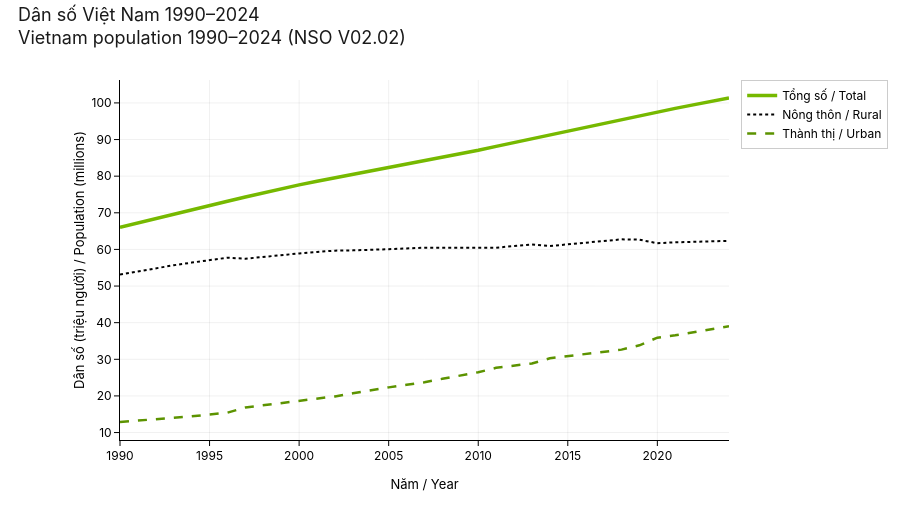

Write notebook code for a chart like this one.
### Markdown cell above
## §3 — V02: Population & Labour (63 tables / 48,203 cells)

The single most important database for the persona generator: nearly
every persona dimension (`region`, `urbanicity`, `age_group`, `sex`,
`education_level`, `employment_status`, `occupation`, `industry_sector`)
draws its CPD from a V02 matrix. 7 figures, walking through:
demographics → labour force → unemployment.

### Code cell
'''Figure 08 — Vietnam population 1990–2024, total / urban / rural (V02.02).'''
df = load_table('V02.02')
df = df[df['Cách tính'] == 'Tổng số (Nghìn người)'].dropna(subset=['year'])
piv = df.pivot_table(index='year', columns='Phân tổ', values='value', aggfunc='first')
piv = piv[['Tổng số', 'Thành thị', 'Nông thôn']] / 1000

fig08 = go.Figure()
fig08.add_trace(go.Scatter(x=piv.index, y=piv['Tổng số'], mode='lines',
                            name=tr('Tổng số'),
                            line=dict(color=NV_GREEN, width=3.5)))
fig08.add_trace(go.Scatter(x=piv.index, y=piv['Nông thôn'], mode='lines',
                            name=tr('Nông thôn'),
                            line=dict(color=NV_BLACK, width=2, dash='dot')))
fig08.add_trace(go.Scatter(x=piv.index, y=piv['Thành thị'], mode='lines',
                            name=tr('Thành thị'),
                            line=dict(color=NV_GREEN_DARK, width=2.5, dash='dash')))
fig08.update_layout(
    title=vi_en('Dân số Việt Nam 1990–2024',
                 'Vietnam population 1990–2024') + ' (NSO V02.02)',
    xaxis_title=vi_en('Năm', 'Year'),
    yaxis_title=vi_en('Dân số (triệu người)', 'Population (millions)'),
    height=520,
)
apply_nvidia_style(fig08)
save_figure(fig08, '08_population_timeseries', width=1100, height=520)
fig08.show()

print(f"  Total: {piv['Tổng số'].iloc[0]:.1f}M ({piv.index.min()}) → "
       f"{piv['Tổng số'].iloc[-1]:.1f}M ({piv.index.max()}) "
       f"= +{(piv['Tổng số'].iloc[-1]/piv['Tổng số'].iloc[0]-1)*100:.1f}%")

### Figure 1 — Plotly figure (JSON) as saved in the notebook; plotly's stock layout.template omitted (floating-point values rounded to 4 significant figures)
{"data": [{"line": {"color": "#76B900", "width": 3.5}, "mode": "lines", "name": "Tổng số / Total", "type": "scatter", "x": [1990, 1991, 1992, 1993, 1994, 1995, 1996, 1997, 1998, 1999, 2000, 2001, 2002, 2003, 2004, 2005, 2006, 2007, 2008, 2009, 2010, 2011, 2012, 2013, 2014, 2015, 2016, 2017, 2018, 2019, 2020, 2021, 2022, 2023, 2024], "y": [66.02, 67.24, 68.45, 69.64, 70.82, 72.0, 73.16, 74.31, 75.46, 76.6, 77.63, 78.62, 79.54, 80.47, 81.44, 82.39, 83.31, 84.22, 85.12, 86.03, 87.07, 88.15, 89.2, 90.19, 91.2, 92.23, 93.25, 94.29, 95.39, 96.48, 97.58, 98.5, 99.47, 100.3, 101.3]}, {"line": {"color": "#000000", "dash": "dot", "width": 2}, "mode": "lines", "name": "Nông thôn / Rural", "type": "scatter", "x": [1990, 1991, 1992, 1993, 1994, 1995, 1996, 1997, 1998, 1999, 2000, 2001, 2002, 2003, 2004, 2005, 2006, 2007, 2008, 2009, 2010, 2011, 2012, 2013, 2014, 2015, 2016, 2017, 2018, 2019, 2020, 2021, 2022, 2023, 2024], "y": [53.14, 54.01, 54.86, 55.68, 56.4, 57.06, 57.74, 57.47, 57.99, 58.52, 58.91, 59.32, 59.66, 59.74, 59.84, 60.06, 60.27, 60.47, 60.45, 60.44, 60.61, 60.47, 60.93, 61.33, 60.93, 61.35, 61.85, 62.36, 62.75, 62.67, 61.68, 61.95, 62.12, 62.09, 62.34]}, {"line": {"color": "#5C9300", "dash": "dash", "width": 2.5}, "mode": "lines", "name": "Thành thị / Urban", "type": "scatter", "x": [1990, 1991, 1992, 1993, 1994, 1995, 1996, 1997, 1998, 1999, 2000, 2001, 2002, 2003, 2004, 2005, 2006, 2007, 2008, 2009, 2010, 2011, 2012, 2013, 2014, 2015, 2016, 2017, 2018, 2019, 2020, 2021, 2022, 2023, 2024], "y": [12.88, 13.23, 13.59, 13.96, 14.43, 14.94, 15.42, 16.84, 17.46, 18.08, 18.73, 19.3, 19.87, 20.73, 21.6, 22.33, 23.05, 23.75, 24.67, 25.58, 26.46, 27.68, 28.27, 28.87, 30.27, 30.88, 31.4, 31.93, 32.64, 33.82, 35.91, 36.56, 37.35, 38.22, 39.01]}], "layout": {"colorway": ["#76B900", "#000000", "#888888", "#B5D88A", "#444444", "#CCCCCC"], "font": {"color": "#000000", "family": "NVIDIA Sans, NVIDIASans, NVIDIA, Inter, Helvetica Neue, Helvetica, Arial, sans-serif", "size": 13}, "height": 520, "hoverlabel": {"bgcolor": "#000000", "bordercolor": "#76B900", "font": {"color": "#FFFFFF", "family": "NVIDIA Sans, NVIDIASans, NVIDIA, Inter, Helvetica Neue, Helvetica, Arial, sans-serif", "size": 12}}, "legend": {"bgcolor": "rgba(255,255,255,0.92)", "bordercolor": "#CCCCCC", "borderwidth": 1, "font": {"color": "#000000", "family": "NVIDIA Sans, NVIDIASans, NVIDIA, Inter, Helvetica Neue, Helvetica, Arial, sans-serif", "size": 12}}, "margin": {"b": 80, "l": 120, "r": 80, "t": 80}, "paper_bgcolor": "#FFFFFF", "plot_bgcolor": "#FFFFFF", "title": {"font": {"color": "#1A1A1A", "family": "NVIDIA Sans, NVIDIASans, NVIDIA, Inter, Helvetica Neue, Helvetica, Arial, sans-serif", "size": 18}, "text": "Dân số Việt Nam 1990–2024<br>Vietnam population 1990–2024 (NSO V02.02)", "x": 0.02, "xanchor": "left", "y": 0.96}, "xaxis": {"automargin": true, "gridcolor": "rgba(0,0,0,0.06)", "linecolor": "#000000", "linewidth": 1, "mirror": false, "showgrid": true, "showline": true, "tickcolor": "#000000", "tickfont": {"color": "#000000", "family": "NVIDIA Sans, NVIDIASans, NVIDIA, Inter, Helvetica Neue, Helvetica, Arial, sans-serif", "size": 12}, "ticks": "outside", "title": {"font": {"color": "#000000", "family": "NVIDIA Sans, NVIDIASans, NVIDIA, Inter, Helvetica Neue, Helvetica, Arial, sans-serif", "size": 13}, "text": "Năm / Year"}, "zeroline": true, "zerolinecolor": "#CCCCCC"}, "yaxis": {"automargin": true, "gridcolor": "rgba(0,0,0,0.06)", "linecolor": "#000000", "linewidth": 1, "mirror": false, "showgrid": true, "showline": true, "tickcolor": "#000000", "tickfont": {"color": "#000000", "family": "NVIDIA Sans, NVIDIASans, NVIDIA, Inter, Helvetica Neue, Helvetica, Arial, sans-serif", "size": 12}, "ticks": "outside", "title": {"font": {"color": "#000000", "family": "NVIDIA Sans, NVIDIASans, NVIDIA, Inter, Helvetica Neue, Helvetica, Arial, sans-serif", "size": 13}, "text": "Dân số (triệu người) / Population (millions)"}, "zeroline": true, "zerolinecolor": "#CCCCCC"}}}
